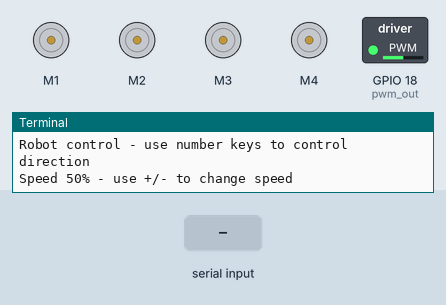
Simulated run of this program. Board: Raspberry Pi (BCM pin numbers). Parts: 4 × DC motor (green arrow = forward, orange = backward, longer = faster), switched loads named in the program (green lamp = pin HIGH), the last lines printed to the terminal. Inputs (shaded band) come from the test bench. Motors are numbered in the order the program creates them (left before right in a Robot). At 5.8 s the program stops and its outputs stay as they are.

Above: at 1.2 s.
1.3 s: "+" typed at the terminal
At 2.5 s:
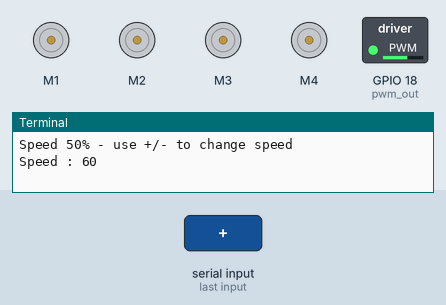
2.8 s: "1" typed at the terminal
At 3.6 s:
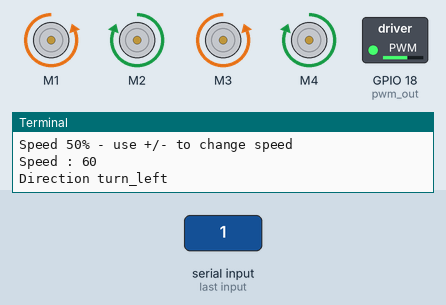
4.3 s: "-" typed at the terminal
At 4.8 s:
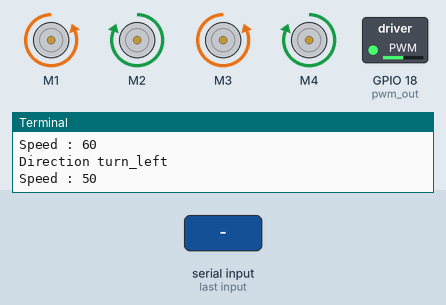
5.8 s: "q" typed at the terminal
At 7.0 s:
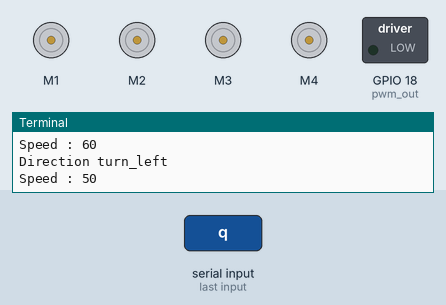
Timing chart, 0 to 7.3 s (numbered marks = the images above; inputs shaded):
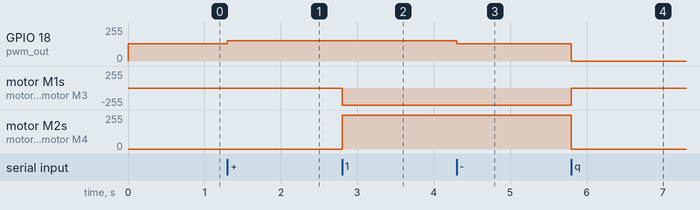

Measured:
- after the input at 1.3 s, GPIO 18 (pwm_out): 128/255 → 153/255 at once
- after the input at 2.8 s, motor M1, motor M3: stopped → backward 255/255 at once; motor M2, motor M4: stopped → forward 255/255 at once
- after the input at 4.3 s, GPIO 18 (pwm_out): 153/255 → 128/255 at once
- after the input at 5.8 s, GPIO 18 (pwm_out): 128/255 → 0/255 at once; motor M1, motor M3: backward 255/255 → stopped at once; motor M2, motor M4: forward 255/255 → stopped at once

The program:

mecanumrobot.py
```python
#!/usr/bin/python3
import sys, tty, termios
from gpiozero import PWMOutputDevice, Motor

pwm_pin = 18
m_f_l = (2,3)
m_f_r = (22,23)
m_r_l = (14,15)
m_r_r = (24,25)

motors = [
    Motor(m_f_l[0], m_f_l[1], pwm=False),
    Motor(m_f_r[0], m_f_r[1], pwm=False),
    Motor(m_r_l[0], m_r_l[1], pwm=False),
    Motor(m_r_r[0], m_r_r[1], pwm=False)
    ]


pwm_out = PWMOutputDevice (pwm_pin)


# get a character from the command line
def getch() :
    fd = sys.stdin.fileno()
    old_settings = termios.tcgetattr(fd)
    try:
        tty.setraw(sys.stdin.fileno())
        ch = sys.stdin.read(1)
    finally:
        termios.tcsetattr(fd, termios.TCSADRAIN, old_settings)
    return ch


# list to convert key into motor on/off values to correspond with direction
# direction based on number keypad
# 8 = fwd, 4 = left, 5 = stop, 6 = right, 2 = rev
# the key for the list is the character
direction = {
    # number keys
    '1' : "turn_left",
    '2' : "backward",
    '3' : "turn_right",
    '4' : "left",
    '5' : "stop",
    '6' : "right",
    '7' : "diagonal_left",
    '8' : "forward",
    '9' : "diagonal_right"
}

current_direction = "stop"
# speed is as a percentage (ie. 100 = top speed)
# start speed is 50% which is fairly slow on a flat surface
speed = 50
pwm_out.value = speed/100

print ("Robot control - use number keys to control direction")
print ("Speed " + str(speed) +"% - use +/- to change speed")

while True:
    # Convert speed from percentage to float (0 to 1)
    if (current_direction == "forward") :
        motors[0].forward()
        motors[1].forward()
        motors[2].forward()
        motors[3].forward()
    # rev
    elif (current_direction == "backward") :
        motors[0].backward()
        motors[1].backward()
        motors[2].backward()
        motors[3].backward()
    elif (current_direction == "left") :
        motors[0].backward()
        motors[1].forward()
        motors[2].forward()
        motors[3].backward()
    elif (current_direction == "right") :
        motors[0].forward()
        motors[1].backward()
        motors[2].backward()
        motors[3].forward()
    elif (current_direction == "turn_left") :
        motors[0].backward()
        motors[1].forward()
        motors[2].backward()
        motors[3].forward()
    elif (current_direction == "turn_right") :
        motors[0].forward()
        motors[1].backward()
        motors[2].forward()
        motors[3].backward()
    elif (current_direction == "diagonal_left") :
        motors[0].stop()
        motors[1].forward()
        motors[2].forward()
        motors[3].stop()
    elif (current_direction == "diagonal_right") :
        motors[0].forward()
        motors[1].stop()
        motors[2].stop()
        motors[3].forward()
    # stop
    else :
        motors[0].stop()
        motors[1].stop()
        motors[2].stop()
        motors[3].stop()

    # Get next key pressed
    ch = getch()

    # q = quit
    if (ch == 'q') :
        break
    elif (ch == '+') :
        speed += 10
        if speed > 100 :
            speed = 100
        pwm_out.value = speed/100
        print ("Speed : "+str(speed))
    elif (ch == '-' ) :
        speed -= 10
        if speed < 0 :
            speed = 0
        pwm_out.value = speed/100
        print ("Speed : "+str(speed))
    elif (ch in direction.keys()) :
        current_direction = direction[ch]
        print ("Direction "+current_direction)
```
